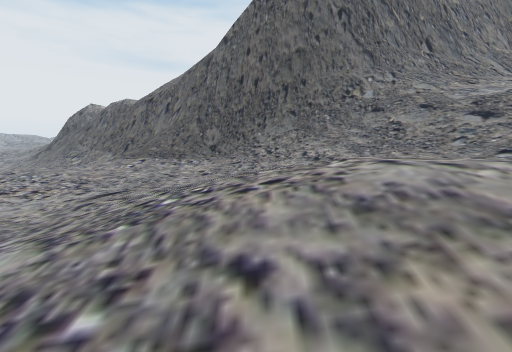
view 1 (above)

12 first-person views from a walk through a Unity game level. The camera is 1.5 m above the floor, tilts 4° down and sees 85° across. The floor is counted in squares, 2 m on a side. Each view is taken from the middle of a square. On the plan, view 1 faces up. The plan holds only what a view shows up to about 10 squares ahead; the rest is blank. The place goes on beyond the plan. The player character is not drawn.

view 2
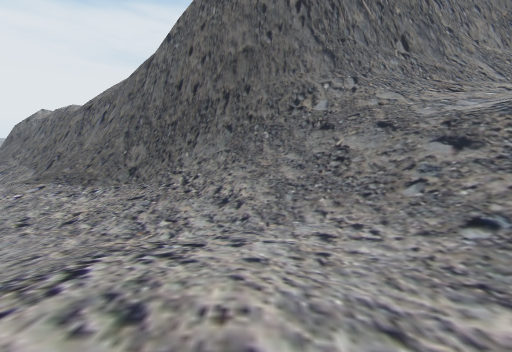

view 3
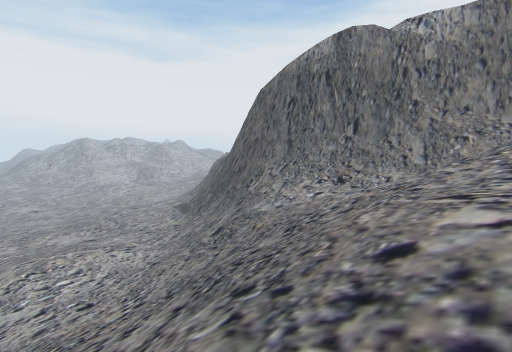

view 4
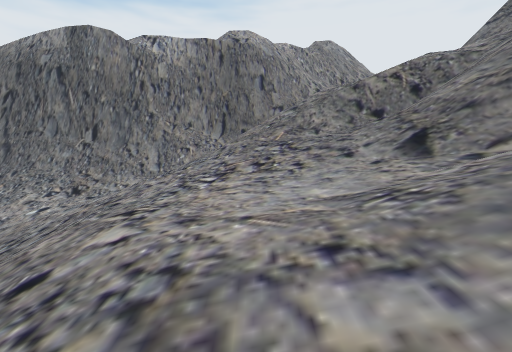

view 5
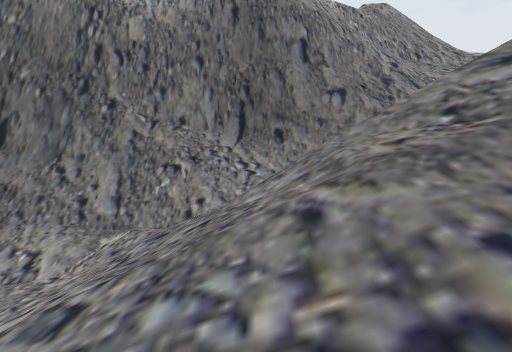

view 6
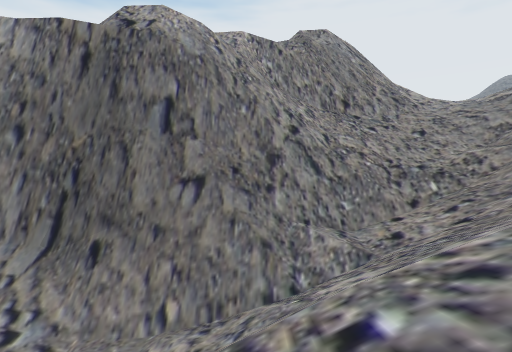

view 7
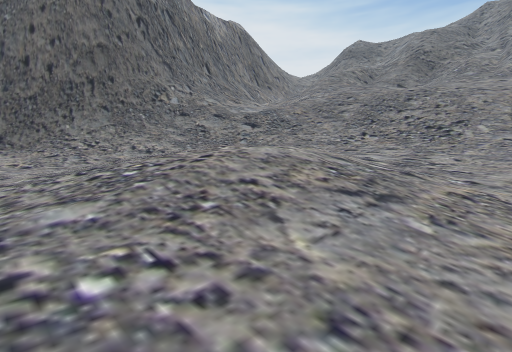

view 8
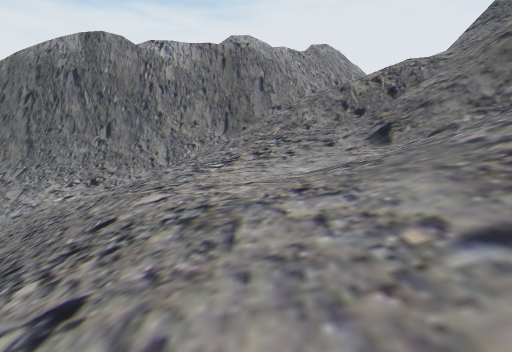

view 9
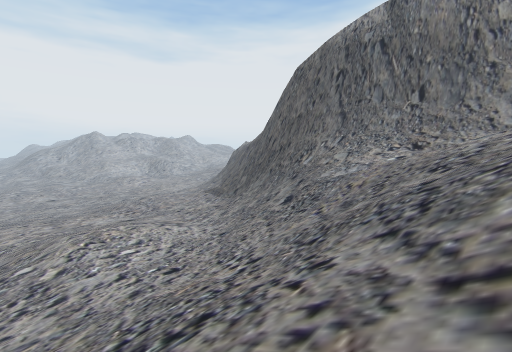

view 10
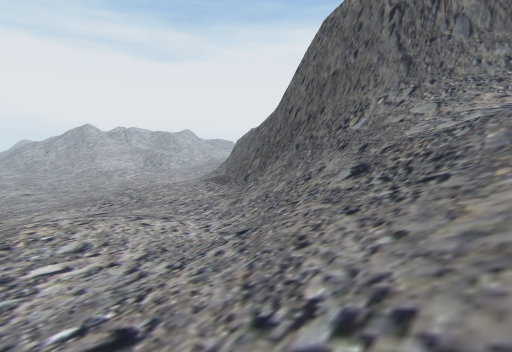

view 11
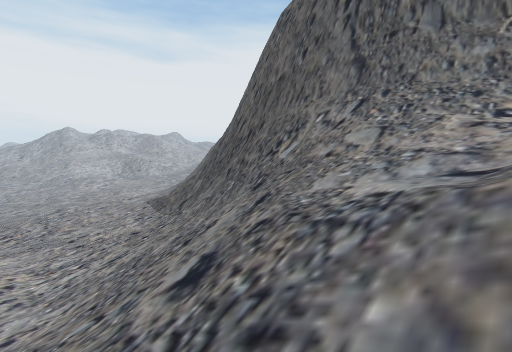

view 12
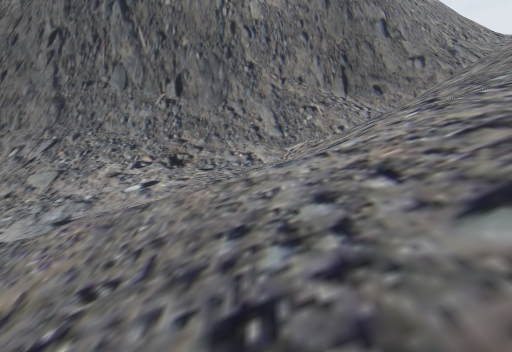

### Floor plan
Key: @ floor where view 1 was taken; # wall or solid block; x gap in a wall; . main floor; : floor 0.75 m higher than the main floor; + floor 1.5 m higher than the main floor; * floor 6.5 m higher than the main floor; % floor 7.25 m higher than the main floor; & floor 8 m higher than the main floor; $ floor 16.75 m higher than the main floor; / step, stairs or slope; = window, fence, low wall or low ledge; v drop or lower ground.
Columns run from 5 left of view 1 to 22 right of it. Each row starts with its distance up from view 1.
 18                        ##
 17                       ##//
 16                     ####=/$
 15                     #//////
 14                     #=////=
 13                    ###=///
 12 //##          #=#####////
 11 ///### #########=///////  =v
 10 ////#####////////   ///   =v
  9 ::://////////**///////
  8 :::::///////////////////
  7 ..:::///////////////#x=/
  6 ....::://///////////////
  5 ....:::++///////////////
  4 ....:++++////////%&////
  3 ....:++++++///////&//
  2  .../:++++++/////////
  1   ..////::+/////////
  0   ...@//:://///// /
 -1    ...///.:++/

Positions as (right, up) in squares from view 1, and headings:
1: (0, 0), facing up
2: (2, 2), facing up
3: (12, 1), facing up-left
4: (13, 1), facing up
5: (12, 6), facing up
6: (15, 8), facing up
7: (-2, -1), facing up-right
8: (13, 0), facing up
9: (10, 0), facing up-left
10: (7, 2), facing up-left
11: (7, 5), facing up-left
12: (9, 4), facing up
